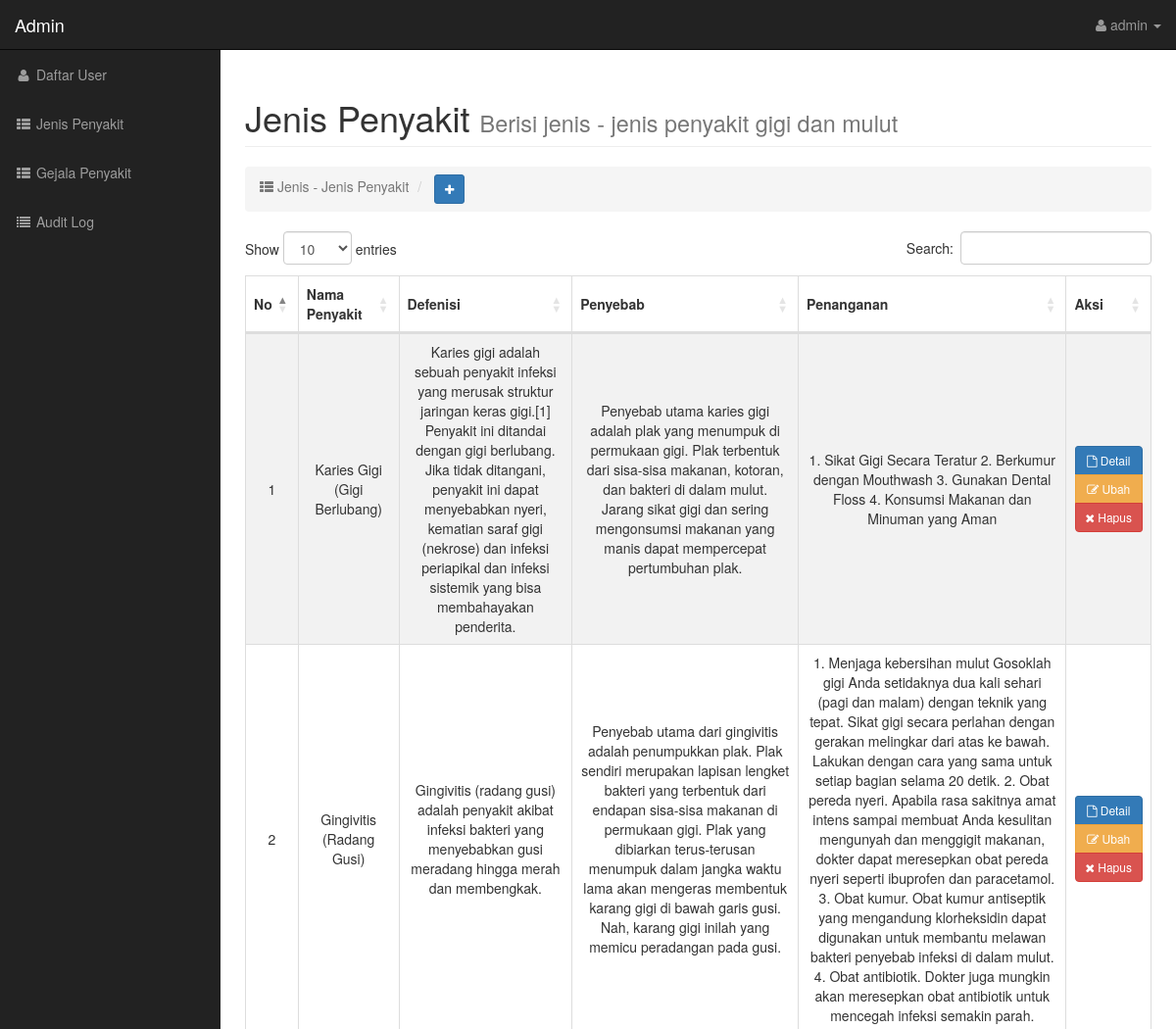
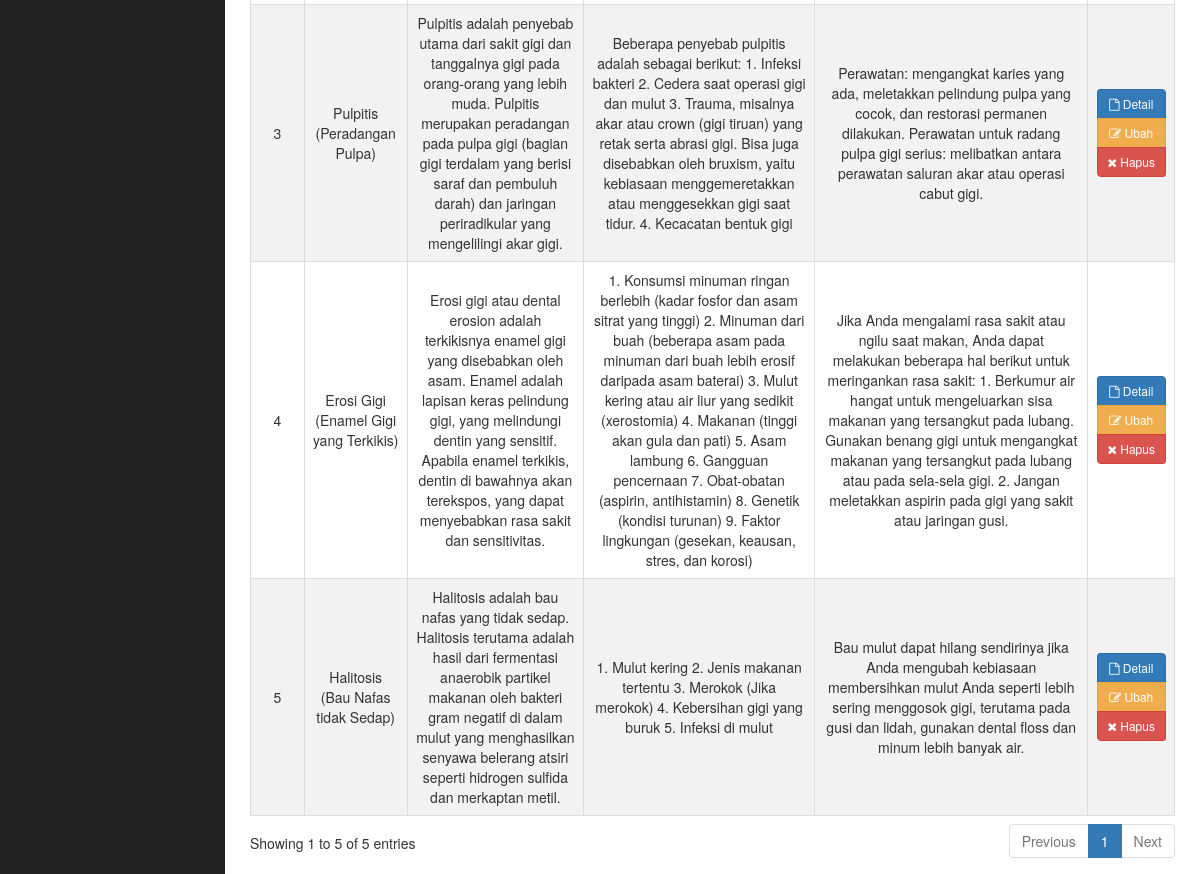
The page /admin/index.php?page=penyakit (signed in) on the database its author committed (2 pictures, top to bottom).
### tables this page shows
CREATE TABLE IF NOT EXISTS `jenis_penyakit` (
  `id_jenis_penyakit` int(11) NOT NULL AUTO_INCREMENT,
  `nama_penyakit` varchar(100) NOT NULL,
  `defenisi` text NOT NULL,
  `penyebab` text NOT NULL,
  `penanganan` text NOT NULL,
  PRIMARY KEY (`id_jenis_penyakit`)
);

### config/helpers.php (called while the page is built, shortened)
<?php
if (!function_exists('e')) {
    function e($value): string
    {
        return htmlspecialchars((string)($value ?? ''), ENT_QUOTES, 'UTF-8');
    }
}

### admin/penyakit.php (the view, shortened to what this page needs)
<div class="row">
    <div class="col-lg-12">
        <h1 class="page-header">
            Jenis Penyakit <small>Berisi jenis - jenis penyakit gigi dan mulut</small>
        </h1>
        <ol class="breadcrumb">
            <li class="active">
                <i class="fa fa-th-list"></i> Jenis - Jenis Penyakit
            </li>
            <li>
                <button type="button" class="btn btn-primary btn-sm" data-toggle="modal" data-target="#myModal">
                    <i class="fa fa-plus"></i>
                </button>
            </li>
        </ol>
    </div>
</div>
<div class="table-responsive">
    <table class="table table-striped table-bordered" id="tabelid" style="width:100%">
        <thead>
            <tr>
                <th style="vertical-align: middle" class="text-center">No</th>
                <th style="vertical-align: middle" class="text-center">Nama Penyakit</th>
                <th style="vertical-align: middle" class="text-center">Defenisi</th>
                <th style="vertical-align: middle" class="text-center">Penyebab</th>
                <th style="vertical-align: middle" class="text-center">Penanganan</th>
                <th style="vertical-align: middle" class="text-center">Aksi</th>
            </tr>
        </thead>
        <tbody>
            <?php $no = 1;
             $get = $koneksi->query(
                 'SELECT id_jenis_penyakit, nama_penyakit, defenisi, penyebab, penanganan'
                 . ' FROM jenis_penyakit ORDER BY id_jenis_penyakit DESC'
             ) ?>
            <?php while ($set = $get->fetch_assoc()) : ?>
                <tr>
                    <td style="vertical-align: middle" class="text-center"><?= $no ?></td>
                    <td style="vertical-align: middle" class="text-center"><?= e($set['nama_penyakit']) ?></td>
                    <td style="vertical-align: middle" class="text-center"><?= e($set['defenisi']) ?></td>
                    <td style="vertical-align: middle" class="text-center"><?= e($set['penyebab']) ?></td>
                    <td style="vertical-align: middle" class="text-center"><?= e($set['penanganan']) ?></td>
                    <td style="vertical-align: middle" class="text-center">
                        <div class="btn-group-vertical" role="group" aria-label="...">
                            <a href="index.php?page=penyakit-detail&id=<?= (int)$set['id_jenis_penyakit'] ?>" class="btn btn-primary btn-sm"><i class="fa fa-file-o"></i> Detail</a>
                            <a href="index.php?page=penyakit-ubah&id=<?= (int)$set['id_jenis_penyakit'] ?>" class="btn btn-warning btn-sm"><i class="fa fa-pencil-square-o"></i> Ubah</a>
                            <a href="index.php?page=penyakit-hapus&id=<?= (int)$set['id_jenis_penyakit'] ?>" class="btn btn-danger btn-sm" onclick="return confirm('Yakin Hapus')"><i class="fa fa-times"></i> Hapus</a>
                        </div>
                    </td>
                </tr>
            <?php $no++;
             endwhile ?>
        </tbody>
    </table>
</div>

### assets/css/sb-admin.css (style rules this page uses)
body { margin-top: 100px; background-color: #222; }
@media (min-width:768px) { body { margin-top: 50px; } }

### rows shown on the page
jenis_penyakit: nama_penyakit "Karies Gigi (Gigi Berlubang)", defenisi "Karies gigi adalah sebuah penyakit infeksi yang merusak struktur jaringan keras gigi.[1] Penyakit ini ditandai dengan gigi berlubang. Jika tidak ditangani, penyakit ini dapat menyebabkan nyeri, kematian saraf gigi (nekrose) dan infeksi periapikal dan infeksi sistemik yang bisa membahayakan penderita.", penyebab "Penyebab utama karies gigi adalah plak yang menumpuk di permukaan gigi. Plak terbentuk dari sisa-sisa makanan, kotoran, dan bakteri di dalam mulut. Jarang sikat gigi dan sering mengonsumsi makanan yang manis dapat mempercepat pertumbuhan plak.", penanganan "1. Sikat Gigi Secara Teratur 2. Berkumur dengan Mouthwash 3. Gunakan Dental Floss 4. Konsumsi Makanan dan Minuman yang Aman"
jenis_penyakit: nama_penyakit "Gingivitis (Radang Gusi)", defenisi "Gingivitis (radang gusi) adalah penyakit akibat infeksi bakteri yang menyebabkan gusi meradang hingga merah dan membengkak.", penyebab "Penyebab utama dari gingivitis adalah penumpukkan plak. Plak sendiri merupakan lapisan lengket bakteri yang terbentuk dari endapan sisa-sisa makanan di permukaan gigi. Plak yang dibiarkan terus-terusan menumpuk dalam jangka waktu lama akan mengeras membentuk karang gigi di bawah garis gusi. Nah, karang gigi inilah yang memicu peradangan pada gusi.", penanganan "1. Menjaga kebersihan mulut Gosoklah gigi Anda setidaknya dua kali sehari (pagi dan malam) dengan teknik yang tepat. Sikat gigi secara perlahan dengan gerakan melingkar dari atas ke bawah. Lakukan dengan cara yang sama untuk setiap bagian selama 20 detik. 2. Obat pereda nyeri. Apabila rasa sakitnya amat intens sampai membuat Anda kesulitan mengunyah dan menggigit makanan, dokter dapat meresepkan obat pereda nyeri seperti ibuprofen dan paracetamol. 3. Obat kumur. Obat kumur antiseptik yang mengandung klorheksidin dapat digunakan untuk membantu melawan bakteri penyebab infeksi di dalam mulut. 4. Obat antibiotik. Dokter juga mungkin akan meresepkan obat antibiotik untuk mencegah infeksi…"
jenis_penyakit: nama_penyakit "Pulpitis (Peradangan Pulpa)", defenisi "Pulpitis adalah penyebab utama dari sakit gigi dan tanggalnya gigi pada orang-orang yang lebih muda. Pulpitis merupakan peradangan pada pulpa gigi (bagian gigi terdalam yang berisi saraf dan pembuluh darah) dan jaringan periradikular yang mengelilingi akar gigi.", penyebab "Beberapa penyebab pulpitis adalah sebagai berikut: 1. Infeksi bakteri 2. Cedera saat operasi gigi dan mulut 3. Trauma, misalnya akar atau crown (gigi tiruan) yang retak serta abrasi gigi. Bisa juga disebabkan oleh bruxism, yaitu kebiasaan menggemeretakkan atau menggesekkan gigi saat tidur. 4. Kecacatan bentuk gigi", penanganan "Perawatan: mengangkat karies yang ada, meletakkan pelindung pulpa yang cocok, dan restorasi permanen dilakukan. Perawatan untuk radang pulpa gigi serius: melibatkan antara perawatan saluran akar atau operasi cabut gigi."
jenis_penyakit: nama_penyakit "Erosi Gigi (Enamel Gigi yang Terkikis)", defenisi "Erosi gigi atau dental erosion adalah terkikisnya enamel gigi yang disebabkan oleh asam. Enamel adalah lapisan keras pelindung gigi, yang melindungi dentin yang sensitif. Apabila enamel terkikis, dentin di bawahnya akan terekspos, yang dapat menyebabkan rasa sakit dan sensitivitas.", penyebab "1. Konsumsi minuman ringan berlebih (kadar fosfor dan asam sitrat yang tinggi) 2. Minuman dari buah (beberapa asam pada minuman dari buah lebih erosif daripada asam baterai) 3. Mulut kering atau air liur yang sedikit (xerostomia) 4. Makanan (tinggi akan gula dan pati) 5. Asam lambung 6. Gangguan pencernaan 7. Obat-obatan (aspirin, antihistamin) 8. Genetik (kondisi turunan) 9. Faktor lingkungan (gesekan, keausan, stres, dan korosi)", penanganan "Jika Anda mengalami rasa sakit atau ngilu saat makan, Anda dapat melakukan beberapa hal berikut untuk meringankan rasa sakit: 1. Berkumur air hangat untuk mengeluarkan sisa makanan yang tersangkut pada lubang. Gunakan benang gigi untuk mengangkat makanan yang tersangkut pada lubang atau pada sela-sela gigi. 2. Jangan meletakkan aspirin pada gigi yang sakit atau jaringan gusi."
jenis_penyakit: nama_penyakit "Halitosis (Bau Nafas tidak Sedap)", defenisi "Halitosis adalah bau nafas yang tidak sedap. Halitosis terutama adalah hasil dari fermentasi anaerobik partikel makanan oleh bakteri gram negatif di dalam mulut yang menghasilkan senyawa belerang atsiri seperti hidrogen sulfida dan merkaptan metil.", penyebab "1. Mulut kering 2. Jenis makanan tertentu 3. Merokok (Jika merokok) 4. Kebersihan gigi yang buruk 5. Infeksi di mulut", penanganan "Bau mulut dapat hilang sendirinya jika Anda mengubah kebiasaan membersihkan mulut Anda seperti lebih sering menggosok gigi, terutama pada gusi dan lidah, gunakan dental floss dan minum lebih banyak air."

### other values the page prints
$_SESSION['admin']['user'] "admin"
